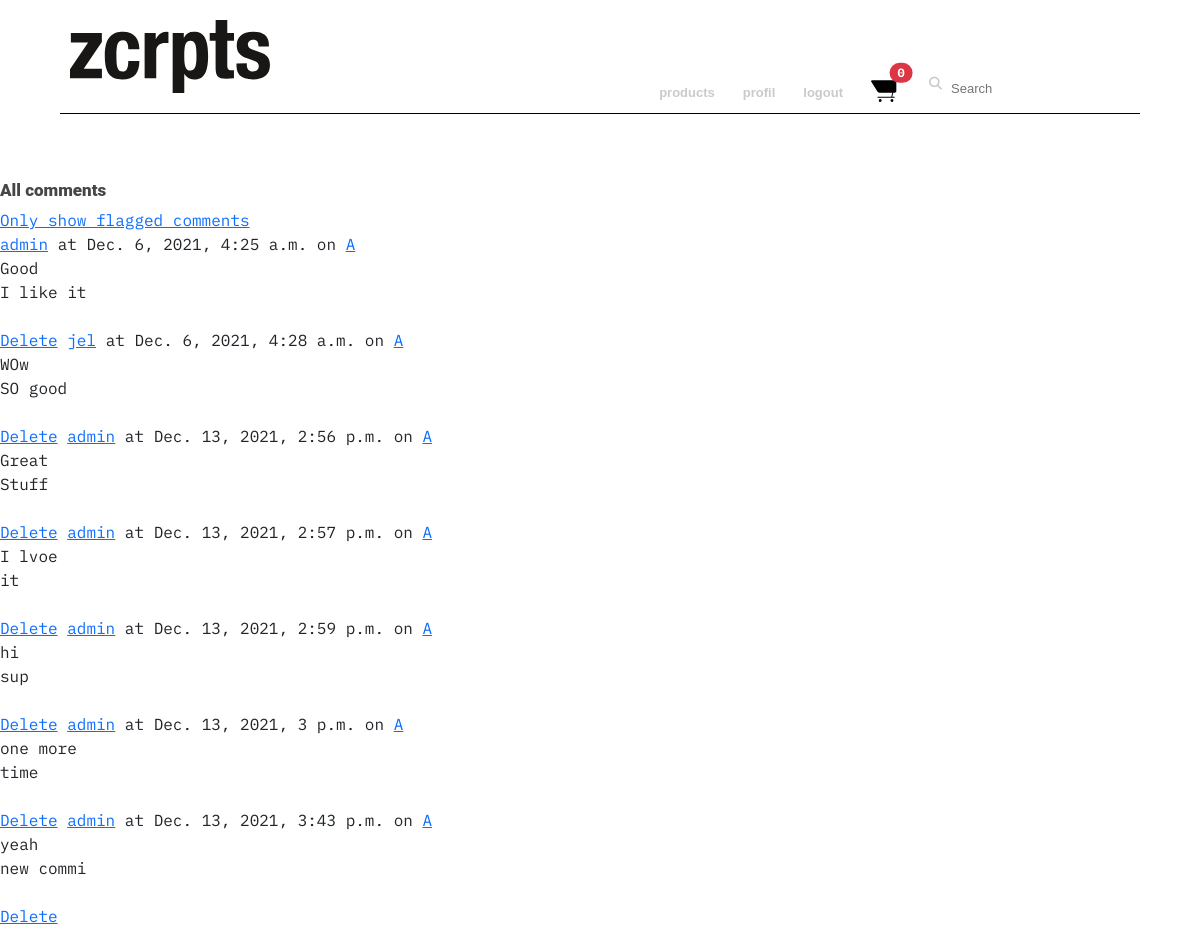
/products/comments/all (signed in), run on an earlier commit of the app's database.
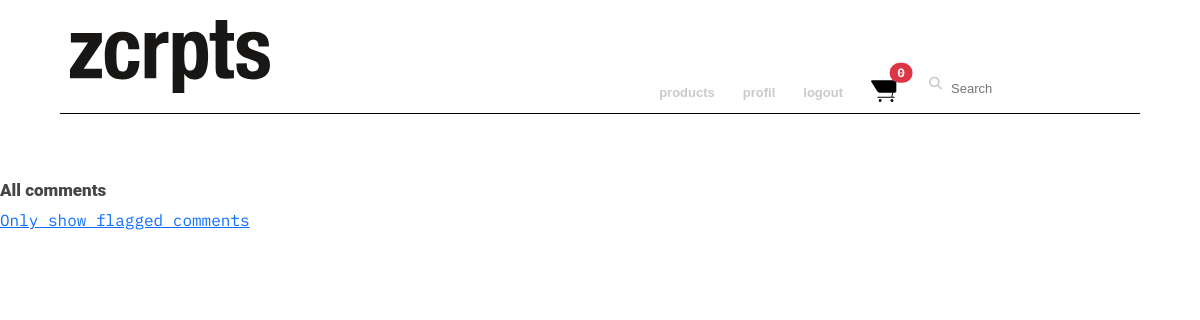
And on a later commit of the database.
### Products/models.py (models this page shows, shortened)
class Comment(models.Model):
    product = models.ForeignKey(Product, on_delete=models.CASCADE)
    title = models.CharField(max_length=100)
    text = models.TextField(max_length=500)
    timestamp = models.DateTimeField(auto_now_add=True)
    myuser = models.ForeignKey(
        settings.AUTH_USER_MODEL,
        on_delete=models.CASCADE)
    is_flagged = models.BooleanField(default=False)
    rate = models.IntegerField(validators=[
        MaxValueValidator(5),
        MinValueValidator(1)
    ])
    class Meta:
        ordering = ['product', 'timestamp']
        unique_together = ['product', 'myuser']
        verbose_name = 'Comment'
        verbose_name_plural = 'Comments'

class Product(models.Model):
    title = models.CharField(max_length=50)
    version = models.CharField(max_length=10)
    price = models.FloatField(default=0)
    short_description = models.CharField(max_length=200)
    long_description = models.TextField(max_length=1000, blank=True)
    logo = models.ImageField(upload_to='product_logos/', blank=False)
    screenshot = models.ImageField(upload_to='product_screenshots/',
                                   blank=False)
    pdf = models.FileField(upload_to='product_pdfs/', blank=False)
    featured = models.BooleanField(default=False)
    operating_system = models.CharField(max_length=20)
    language = models.CharField(max_length=20)
    tested_with = models.CharField(max_length= 100)
    script = models.FileField(upload_to='product_scripts/', blank=False)
    average_rating = models.PositiveSmallIntegerField(
        default=0,
        validators=[MaxValueValidator(5)])
    myuser = models.ForeignKey(
        settings.AUTH_USER_MODEL,
        on_delete=models.CASCADE)
    class Meta:
        ordering = ['title', 'version']
        unique_together = ['title', 'version']
        verbose_name = 'Product'
        verbose_name_plural = 'Products'

### Useradmin/models.py (models this page shows, shortened)
class MyUser(AbstractUser):
    profile_picture = models.ImageField(upload_to='profile_pictures/', blank=True, null=True)
    is_manager = models.BooleanField(default=False)
    def count_shopping_cart_items(self):
        count = 0
        if self.is_authenticated:
            shopping_carts = Cart.objects.filter(myuser=self)
            if shopping_carts:
                shopping_cart = shopping_carts.first()
                count = shopping_cart.get_number_of_items()
        return count

### Products/views.py (the view)
# urls.py: path('comments/all', views.comment_list_all, name='comment-list-all'),
@staff_member_required(login_url='/useradmin/login/')
def comment_list_all(request, **kwargs):
    context = {'all_comments': Comment.objects.all(), 'only_flagged': False}
    return render(request, 'comment-list.html', context)

### Products/templates/comment-list.html (shortened to what this page needs)
{% extends 'home.html' %}
{% block content %}
{% if only_flagged %}
    <h2>All flagged comments</h2>
    <a href="{% url 'comment-list-all' %}">Show unflagged comments as well</a>
{% else %}
    <h2>All comments</h2>
    <a href="{% url 'comment-list-flagged' %}">Only show flagged comments</a>
{% endif %}
<ul>
    {% for comment in all_comments %}
        <a href="{% url 'myuser-detail' comment.myuser.id %}">{{ comment.myuser.username }}</a>
        at {{ comment.timestamp }}
        on <a href="{% url 'product-detail' comment.product.id %}">{{ comment.product.title }}</a>
        <br>
        {{ comment.title }}
        <br>
        {{ comment.text }}
        <br>
        <br>
        <a href="{% url 'comment-delete' comment.id %}">Delete</a>
    {% endfor %}
</ul>
{% endblock %}

What changed in the data, as far as the page shows it:
removed Comment: myuser.username "admin", timestamp "Dec. 6, 2021, 4:25 a.m.", product "A", title "Good", text "I like it"
removed Comment: myuser.username "jel", timestamp "Dec. 6, 2021, 4:28 a.m.", product "A", title "WOw", text "SO good"
removed Comment: myuser.username "admin", timestamp "Dec. 13, 2021, 2:56 p.m.", product "A", title "Great", text "Stuff"
removed Comment: myuser.username "admin", timestamp "Dec. 13, 2021, 2:57 p.m.", product "A", title "I lvoe", text "it"
removed Comment: myuser.username "admin", timestamp "Dec. 13, 2021, 2:59 p.m.", product "A", title "hi", text "sup"
removed Comment: myuser.username "admin", timestamp "Dec. 13, 2021, 3 p.m.", product "A", title "one more", text "time"
removed Comment: myuser.username "admin", timestamp "Dec. 13, 2021, 3:43 p.m.", product "A", title "yeah", text "new commi"
